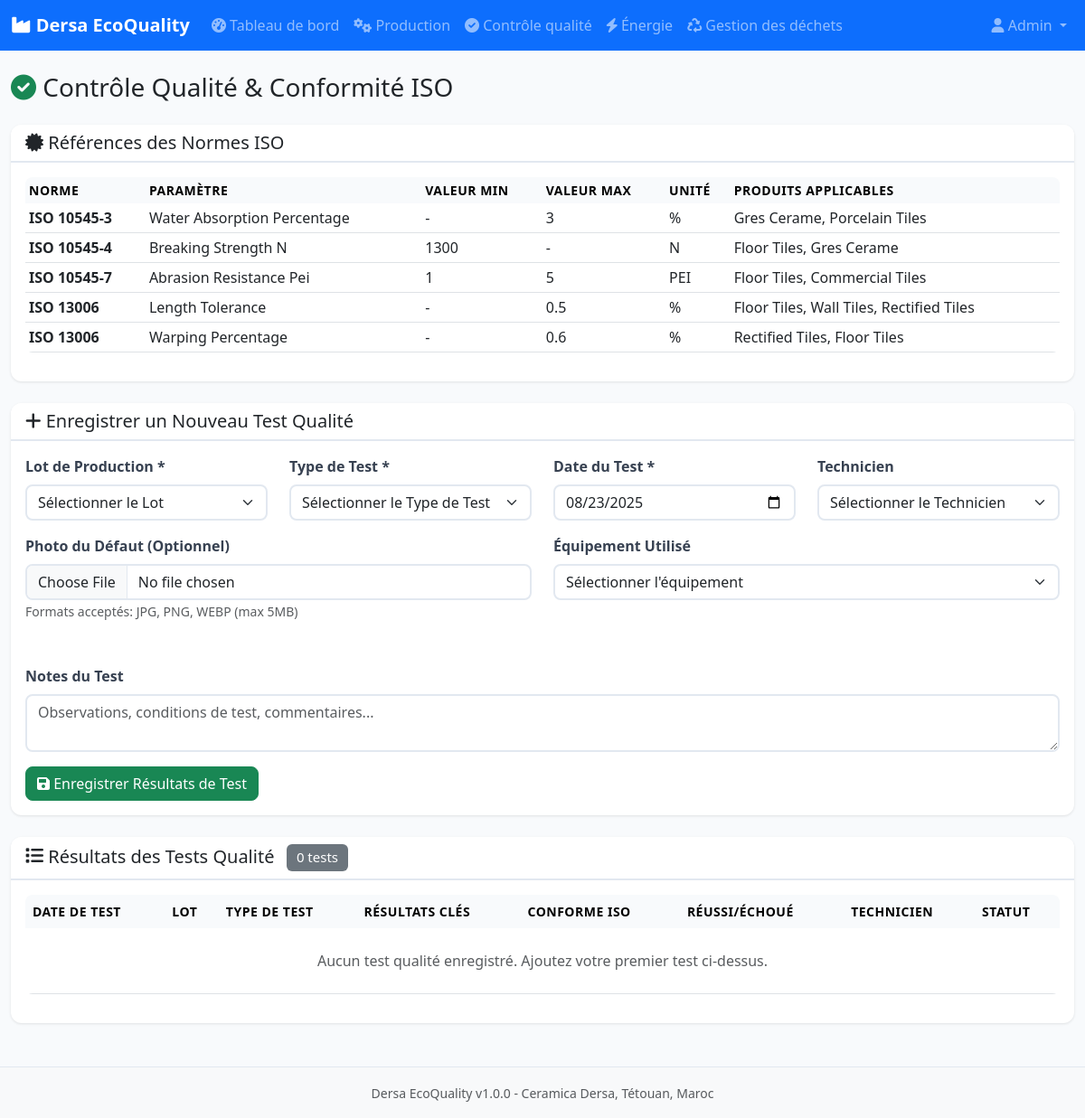
/quality (signed in), run on the app's committed database.
### tables this page shows
CREATE TABLE iso_standards (
                    id INTEGER PRIMARY KEY AUTOINCREMENT,
                    standard_code VARCHAR(20) NOT NULL,
                    standard_name VARCHAR(255) NOT NULL,
                    parameter_name VARCHAR(100) NOT NULL,
                    min_value DECIMAL(12,4),
                    max_value DECIMAL(12,4),
                    unit VARCHAR(20),
                    test_method TEXT,
                    applicable_product_types TEXT,
                    is_active BOOLEAN DEFAULT 1,
                    created_at TIMESTAMP DEFAULT CURRENT_TIMESTAMP
                );

### app_local.py (the view, shortened to what this page needs)
@app.route('/quality', methods=['GET', 'POST'])
def quality():
    if 'user_id' not in session:
        return redirect(url_for('login'))
    iso_standards = db.execute_query("SELECT * FROM iso_standards WHERE is_active = 1 ORDER BY standard_code")
    available_batches = db.execute_query("SELECT id, batch_number, product_type FROM production_batches ORDER BY production_date DESC")
    technicians = db.execute_query("SELECT id, full_name FROM users WHERE role IN ('quality_technician', 'admin')")
    available_equipment = db.execute_query("""
        SELECT equipment_code, equipment_name, calibration_status, calibration_due_date
        FROM equipment
        WHERE is_active = 1
        ORDER BY equipment_name
    """)
    db.update_equipment_calibration_status()
    tests = db.execute_query("""
        SELECT qt.*, pb.batch_number, pb.product_type, u.full_name as technician_name
        FROM quality_tests qt
        LEFT JOIN production_batches pb ON qt.batch_id = pb.id
        LEFT JOIN users u ON qt.technician_id = u.id
        ORDER BY qt.test_date DESC
    """)
    return render_template('quality.html',
                         iso_standards=iso_standards,
                         available_batches=available_batches,
                         technicians=technicians,
                         available_equipment=available_equipment,
                         tests=tests)

### templates/quality.html (shortened to what this page needs)
{% extends "base.html" %}
{% block content %}
<div class="row">
    <div class="col-12">
        <h1 class="h3 mb-4">
            <i class="fas fa-check-circle text-success"></i>
            Contrôle Qualité & Conformité ISO
        </h1>
    </div>
</div>
<div class="row mb-4">
    <div class="col-12">
        <div class="card">
            <div class="card-header">
                <h5 class="card-title mb-0">
                    <i class="fas fa-certificate"></i> Références des Normes ISO
                </h5>
            </div>
            <div class="card-body">
                <div class="table-responsive">
                    <table class="table table-sm">
                        <thead class="table-light">
                            <tr>
                                <th>Norme</th>
                                <th>Paramètre</th>
                                <th>Valeur Min</th>
                                <th>Valeur Max</th>
                                <th>Unité</th>
                                <th>Produits Applicables</th>
                            </tr>
                        </thead>
                        <tbody>
                            {% for standard in iso_standards %}
                            <tr>
                                <td><strong>{{ standard.standard_code }}</strong></td>
                                <td>{{ standard.parameter_name.replace('_', ' ').title() }}</td>
                                <td>{{ standard.min_value or '-' }}</td>
                                <td>{{ standard.max_value or '-' }}</td>
                                <td>{{ standard.unit }}</td>
                                <td>{{ standard.applicable_product_types.replace('_', ' ').replace(',', ', ').title() if standard.applicable_product_types else '-' }}</td>
                            </tr>
                            {% endfor %}
                        </tbody>
                    </table>
                </div>
            </div>
        </div>
    </div>
</div>
<div class="row mb-4">
    <div class="col-12">
        <div class="card">
            <div class="card-header">
                <h5 class="card-title mb-0">
                    <i class="fas fa-plus"></i> Enregistrer un Nouveau Test Qualité
                </h5>
            </div>
            <div class="card-body">
                <form method="POST" action="{{ url_for('quality') }}">
                    <div class="row">
                        <div class="col-md-3">
                            <div class="mb-3">
                                <label for="batch_id" class="form-label">Lot de Production *</label>
                                <select class="form-select" id="batch_id" name="batch_id" required>
                                    <option value="">Sélectionner le Lot</option>
                                </select>
                            </div>
                        </div>
                        <div class="col-md-3">
                            <div class="mb-3">
                                <label for="test_type" class="form-label">Type de Test *</label>
                                <select class="form-select" id="test_type" name="test_type" required>
                                    <option value="">Sélectionner le Type de Test</option>
                                </select>
                            </div>
                        </div>
                        <div class="col-md-3">
                            <div class="mb-3">
                                <label for="test_date" class="form-label">Date du Test *</label>
                                <input type="date" class="form-control" id="test_date" name="test_date" required>
                            </div>
                        </div>
                        <div class="col-md-3">
                            <div class="mb-3">
                                <label for="technician_id" class="form-label">Technicien</label>
                                <select class="form-select" id="technician_id" name="technician_id">
                                    <option value="">Sélectionner le Technicien</option>
                                </select>
                            </div>
                        </div>
                    </div>
                    <div class="row mb-3">
                        <div class="col-md-6">
                            <div class="mb-3">
                                <label for="defect_photo" class="form-label">Photo du Défaut (Optionnel)</label>
                                <input type="file" class="form-control" id="defect_photo" name="defect_photo" accept="image/*">
                                <small class="text-muted">Formats acceptés: JPG, PNG, WEBP (max 5MB)</small>
                            </div>
                        </div>
                        <div class="col-md-6">
                            <div class="mb-3">
                                <label for="equipment_used" class="form-label">Équipement Utilisé</label>
                                <select class="form-select" id="equipment_used" name="equipment_used">
                                    <option value="">Sélectionner l'équipement</option>
                                </select>
                            </div>
                        </div>
                    </div>
                    <div class="row">
                        <div class="col-12">
                            <div class="mb-3">
                                <label for="test_notes" class="form-label">Notes du Test</label>
                                <textarea class="form-control" id="test_notes" name="test_notes" rows="2" placeholder="Observations, conditions de test, commentaires..."></textarea>
                            </div>
                        </div>
                    </div>
                    <button type="submit" class="btn btn-success">
                        <i class="fas fa-save"></i> Enregistrer Résultats de Test
                    </button>
                </form>
            </div>
        </div>
    </div>
</div>
<div class="row">
    <div class="col-12">
        <div class="card">
            <div class="card-header">
                <h5 class="card-title mb-0">
                    <i class="fas fa-list"></i> Résultats des Tests Qualité
                    <span class="badge bg-secondary ms-2">{{ tests|length }} tests</span>
                </h5>
            </div>
            <div class="card-body">
                <div class="table-responsive">
                    <table class="table table-hover">
                        <thead class="table-light">
                            <tr>
                                <th>Date de Test</th>
                                <th>Lot</th>
                                <th>Type de Test</th>
                                <th>Résultats Clés</th>
                                <th>Conforme ISO</th>
                                <th>Réussi/Échoué</th>
                                <th>Technicien</th>
                                <th>Statut</th>
                            </tr>
                        </thead>
                        <tbody>
                            {% for test in tests %}
                            <tr>
                                <td>{{ test.test_date }}</td>
                                <td>
                                    <strong>{{ test.batch_number }}</strong>
                                    <br><small class="text-muted">{{ test.product_type }}</small>
                                </td>
                                <td>{{ test.test_type.replace('_', ' ').title() }}</td>
                                <td>
                                    {% if test.water_absorption_percentage %}
                                        Absorption: {{ test.water_absorption_percentage }}%<br>
                                    {% endif %}
                                    {% if test.breaking_strength_n %}
                                        Résistance: {{ test.breaking_strength_n }}N<br>
                                    {% endif %}
                                    {% if test.warping_percentage %}
                                        Gauchissement: {{ test.warping_percentage }}%<br>
                                    {% endif %}
                                    {% if test.defect_count > 0 %}
                                        Défauts: {{ test.defect_count }}
                                    {% endif %}
                                </td>
                                <td>
                                    {% if test.iso_compliant is not none %}
                                        <span class="badge bg-{{ 'success' if test.iso_compliant else 'danger' }}">
                                            {{ 'Oui' if test.iso_compliant else 'Non' }}
                                        </span>
                                    {% else %}
                                        <span class="badge bg-secondary">En Attente</span>
                                    {% endif %}
                                </td>
                                <td>
                                    {% if test.pass_fail %}
                                        <span class="badge bg-{{ 'success' if test.pass_fail == 'PASS' else 'danger' }}">
                                            {{ test.pass_fail }}
                                        </span>
                                    {% else %}
                                        <span class="badge bg-warning">En Attente</span>
                                    {% endif %}
                                </td>
                                <td>{{ test.technician_name or '-' }}</td>
                                <td>
                                    <span class="badge bg-{{ 'success' if test.status == 'completed' else 'warning' if test.status == 'in_progress' else 'secondary' }}">
                                        {{ test.status.title() }}
                                    </span>
                                </td>
                            </tr>
                            {% else %}
                            <tr>
                                <td colspan="8" class="text-center text-muted py-4">
                                    Aucun test qualité enregistré. Ajoutez votre premier test ci-dessus.
                                </td>
                            </tr>
                            {% endfor %}
                        </tbody>
                    </table>
                </div>
            </div>
        </div>
    </div>
</div>
{% endblock %}

### templates/base.html (shortened to what this page needs)
<!DOCTYPE html>
<html lang="fr">
<head>
    <link href="https://cdn.jsdelivr.net/npm/bootstrap@5.3.0/dist/css/bootstrap.min.css" rel="stylesheet">
    <link href="https://cdnjs.cloudflare.com/ajax/libs/font-awesome/6.0.0/css/all.min.css" rel="stylesheet">
    <link href="{{ url_for('static', filename='css/style.css') }}" rel="stylesheet">
</head>
<body>
    <nav class="navbar navbar-expand-lg navbar-dark bg-primary">
        <div class="container-fluid">
            <a class="navbar-brand" href="{{ url_for('dashboard') }}">
                <i class="fas fa-industry"></i> Dersa EcoQuality
            </a>
            <div class="collapse navbar-collapse" id="navbarNav">
                <ul class="navbar-nav me-auto">
                    <li class="nav-item">
                        <a class="nav-link" href="{{ url_for('dashboard') }}">
                            <i class="fas fa-tachometer-alt"></i> Tableau de bord
                        </a>
                    </li>
                    <li class="nav-item">
                        <a class="nav-link" href="{{ url_for('production') }}">
                            <i class="fas fa-cogs"></i> Production
                        </a>
                    </li>
                    <li class="nav-item">
                        <a class="nav-link" href="{{ url_for('quality') }}">
                            <i class="fas fa-check-circle"></i> Contrôle qualité
                        </a>
                    </li>
                    <li class="nav-item">
                        <a class="nav-link" href="{{ url_for('energy') }}">
                            <i class="fas fa-bolt"></i> Énergie
                        </a>
                    </li>
                    <li class="nav-item">
                        <a class="nav-link" href="{{ url_for('waste') }}">
                            <i class="fas fa-recycle"></i> Gestion des déchets
                        </a>
                    </li>
                </ul>
                <ul class="navbar-nav">
                    <li class="nav-item dropdown">
                        <a class="nav-link dropdown-toggle" href="#" role="button" data-bs-toggle="dropdown">
                            <i class="fas fa-user"></i> Admin
                        </a>
                    </li>
                </ul>
            </div>
        </div>
    </nav>
    <main class="container-fluid mt-4">
        {% block content %}{% endblock %}
    </main>
    <footer class="bg-light text-center py-3 mt-5">
        <div class="container">
            <small class="text-muted">
                Dersa EcoQuality v1.0.0 - Ceramica Dersa, Tétouan, Maroc
            </small>
        </div>
    </footer>
</body>
</html>

### data on the page
iso_standards: standard_code "ISO 10545-3", parameter_name.replace "Water Absorption Percentage", min_value "-", max_value "3", unit "%", applicable_product_types.replace "Gres Cerame, Porcelain Tiles"
iso_standards: standard_code "ISO 10545-4", parameter_name.replace "Breaking Strength N", min_value "1300", max_value "-", unit "N", applicable_product_types.replace "Floor Tiles, Gres Cerame"
iso_standards: standard_code "ISO 10545-7", parameter_name.replace "Abrasion Resistance Pei", min_value "1", max_value "5", unit "PEI", applicable_product_types.replace "Floor Tiles, Commercial Tiles"
iso_standards: standard_code "ISO 13006", parameter_name.replace "Length Tolerance", min_value "-", max_value "0.5", unit "%", applicable_product_types.replace "Floor Tiles, Wall Tiles, Rectified Tiles"
iso_standards: standard_code "ISO 13006", parameter_name.replace "Warping Percentage", min_value "-", max_value "0.6", unit "%", applicable_product_types.replace "Rectified Tiles, Floor Tiles"

### other printed values
{{ tests|length }} "0"
